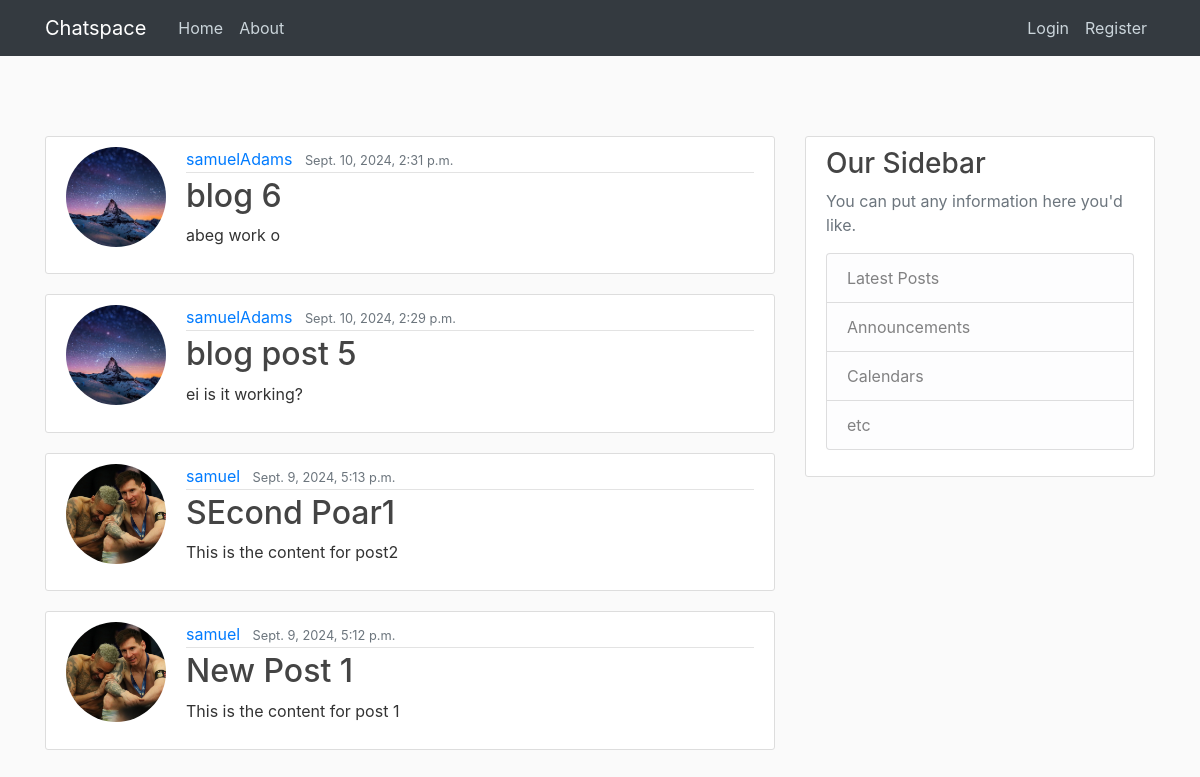
Before: / with the older database file.
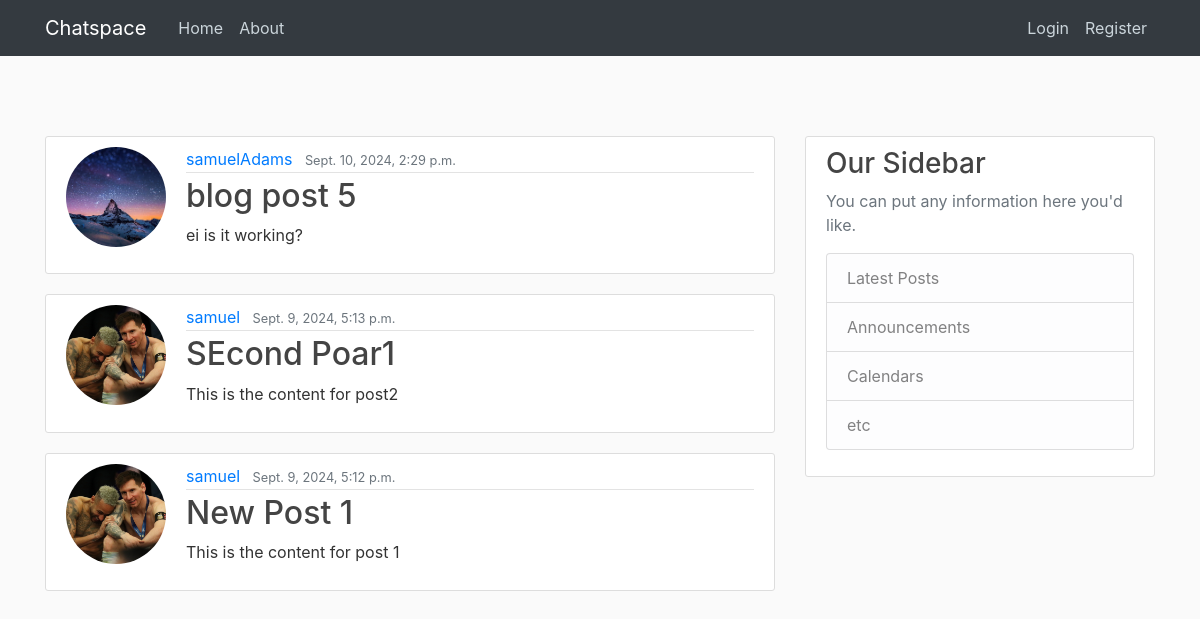
After: the same page with the newer database file.
### blog/models.py (models this page shows, shortened)
class Post(models.Model):
    title=models.CharField(max_length=100)
    content=models.TextField()
    date=models.DateTimeField(default=timezone.now)
    author=models.ForeignKey(User,on_delete=models.CASCADE)

### users/models.py (models this page shows, shortened)
class Profile(models.Model):
    user=models.OneToOneField(User,on_delete=models.CASCADE)
    dp=models.ImageField(default='default.jpg',upload_to='dps')

### blog/views.py (the view)
# urls.py: path('', views.HomeView.as_view(),name='blog-home'),
class HomeView(ListView):
    model=Post
    template_name='home.html'
    context_object_name='posts'#defines the name of the context you are sending to your template. by default it is called object
    ordering=['-date'] #field on which to order results. -date means date in descending order

### blog/templates/home.html
{%extends "base.html"%}
{% block content %}
    {% for post in posts %}
        <article class="media content-section">
          <img class="rounded-circle account-img"
          src="{{ post.author.profile.dp.url }}"
          style="width: 100px; height: 100px; object-fit: cover;">
          <div class="media-body">
            <div class="article-metadata">
              <a class="mr-2" href="#">{{ post.author }}</a>
              <small class="text-muted">{{ post.date }}</small>
            </div>
            <h2><a class="article-title" href=" {% url 'post-detail' post.id %}">{{ post.title }}</a></h2>
            <p class="article-content">{{ post.content }}</p>
          </div>
        </article>
    {% endfor %}
{% endblock content %}

Changed rows visible on the page:
removed Post: author.profile.dp (picture), author "samuelAdams", date "Sept. 10, 2024, 2:31 p.m.", title "blog 6", content "abeg work o"
